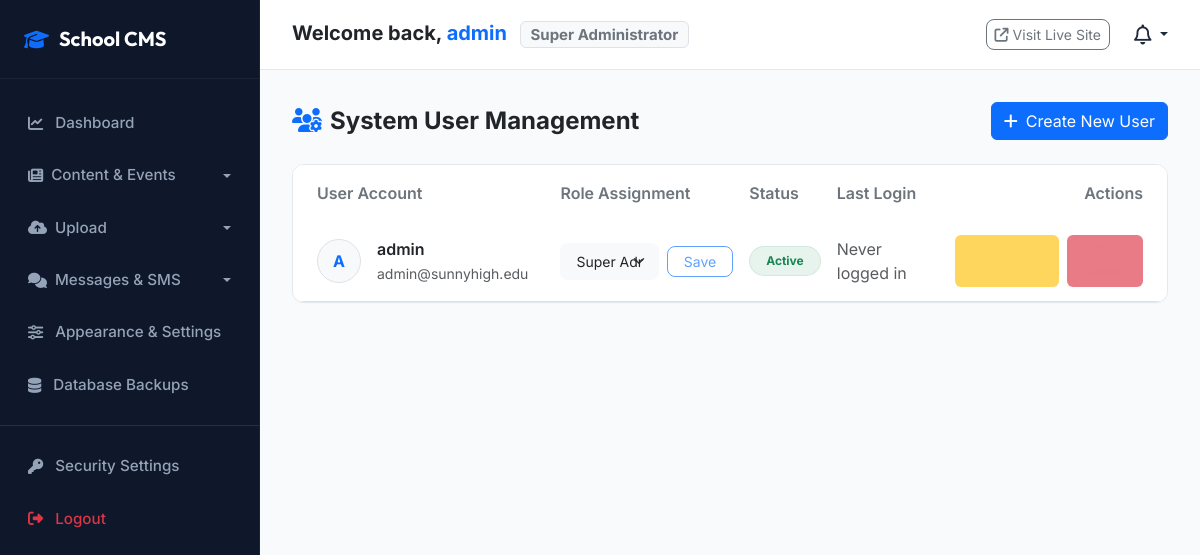
The app's page /admin/users (signed in) with its own data.
### app/models/user.py (models this page shows, shortened)
class User(UserMixin, db.Model):
    id = db.Column(db.Integer, primary_key=True)
    username = db.Column(db.String(64), unique=True, nullable=False, index=True)
    email = db.Column(db.String(120), unique=True, nullable=False, index=True)
    password_hash = db.Column(db.String(256), nullable=False)
    is_admin = db.Column(db.Boolean, default=False)
    is_active = db.Column(db.Boolean, default=True)
    school_id = db.Column(db.Integer, db.ForeignKey('school.id'), nullable=True)
    last_login = db.Column(db.DateTime, nullable=True)
    created_at = db.Column(db.DateTime, default=datetime.utcnow)
    updated_at = db.Column(db.DateTime, default=datetime.utcnow, onupdate=datetime.utcnow)
    @property
    def is_super_administrator(self):
        return self.is_admin
    def can(self, perm):
        return self.is_admin
    @property
    def role(self):
        class RoleObj:
            id = 1 if self.is_admin else 2
            name = "Super Administrator" if self.is_admin else "Staff Member"
        return RoleObj()
    @property
    def role_id(self):
        return 1 if self.is_admin else 2

### app/admin/routes.py (the view)
@admin.route('/users')
@login_required
@admin_required
def list_users():
    users = User.query.order_by(User.created_at.desc()).all()
    return render_template('admin/users_list.html', users=users, roles=ROLES)

### app/admin/routes.py (called while the page is built)
def admin_required(f):
    from functools import wraps
    @wraps(f)
    def decorated_function(*args, **kwargs):
        if not current_user.is_authenticated or not current_user.is_admin:
            flash('You do not have permission to access this page.', 'danger')
            return redirect(url_for('main.index'))
        return f(*args, **kwargs)
    return decorated_function

### app/extensions.py (called while the page is built)
@login_manager.user_loader
def load_user(user_id):
    from app.models.user import User
    return User.query.get(int(user_id))

### app/templates/admin/users_list.html (shortened to what this page needs)
{% extends "admin/base.html" %}
{% block admin_content %}
<div class="d-flex justify-content-between align-items-center mb-4">
    <h4 class="fw-bold m-0 text-dark"><i class="fa-solid fa-users-gear me-2 text-primary"></i>System User Management</h4>
    <button type="button" class="btn btn-primary" data-bs-toggle="modal" data-bs-target="#createUserModal">
        <i class="fa-solid fa-plus me-2"></i>Create New User
    </button>
</div>
<div class="table-card">
    <div class="table-responsive">
        <table class="table table-hover align-middle mb-0">
            <thead class="bg-light">
                <tr>
                    <th scope="col" class="py-3 px-4 border-0 text-secondary fw-semibold">User Account</th>
                    <th scope="col" class="py-3 border-0 text-secondary fw-semibold">Role Assignment</th>
                    <th scope="col" class="py-3 border-0 text-secondary fw-semibold">Status</th>
                    <th scope="col" class="py-3 border-0 text-secondary fw-semibold">Last Login</th>
                    <th scope="col" class="py-3 border-0 text-secondary fw-semibold text-end px-4">Actions</th>
                </tr>
            </thead>
            <tbody>
                {% for user in users %}
                    <tr>
                        <td class="py-3 px-4">
                            <div class="d-flex align-items-center gap-3">
                                <div class="bg-light border rounded-circle d-flex align-items-center justify-content-center fw-bold text-primary" style="width: 44px; height: 44px; min-width: 44px;">
                                    {{ user.username[0] | upper }}
                                </div>
                                <div>
                                    <span class="d-block fw-semibold text-dark">{{ user.username }}</span>
                                    <small class="text-muted text-xs">{{ user.email }}</small>
                                </div>
                            </div>
                        </td>
                        <td>
                            <form action="{{ url_for('admin.update_user_role', id=user.id) }}" method="POST" class="d-flex gap-2 align-items-center">
                                <select name="role_id" class="form-select form-select-sm border-0 bg-light rounded-3 py-2 px-3" style="max-width: 200px;">
                                    {% for role in roles %}
                                        <option value="{{ role.id }}" {% if user.role_id == role.id %}selected{% endif %}>{{ role.name }}</option>
                                    {% endfor %}
                                </select>
                                <button type="submit" class="btn btn-sm btn-outline-primary rounded-3 px-3" {% if user.id == current_user.id %}disabled title="Cannot change your own role"{% endif %}>
                                    Save
                                </button>
                            </form>
                        </td>
                        <td>
                            {% if user.is_active %}
                                <span class="badge bg-success bg-opacity-10 text-success border border-success border-opacity-10 px-3 py-2 rounded-pill">Active</span>
                            {% else %}
                                <span class="badge bg-danger bg-opacity-10 text-danger border border-danger border-opacity-10 px-3 py-2 rounded-pill">Deactivated</span>
                            {% endif %}
                        </td>
                        <td>
                            <span class="text-muted text-sm">
                                {% if user.last_login %}
                                    {{ user.last_login.strftime('%Y-%m-%d %H:%M') }}
                                {% else %}
                                    Never logged in
                                {% endif %}
                            </span>
                        </td>
                        <td class="text-end px-4">
                            <div class="d-flex justify-content-end gap-2">
                                <form action="{{ url_for('admin.toggle_user_status', id=user.id) }}" method="POST">
                                    <button type="submit" class="btn btn-action {% if user.is_active %}btn-warning bg-opacity-10 text-warning{% else %}btn-success bg-opacity-10 text-success{% endif %} border-0"
                                        {% if user.id == current_user.id %}disabled title="Cannot deactivate your own account"{% endif %}>
                                        {% if user.is_active %}
                                            <i class="fa-solid fa-user-slash me-1"></i> Deactivate
                                        {% else %}
                                            <i class="fa-solid fa-user-check me-1"></i> Re-activate
                                        {% endif %}
                                    </button>
                                </form>
                                <form action="{{ url_for('admin.delete_user', id=user.id) }}" method="POST" onsubmit="return confirm('Delete user {{ user.username }}? This cannot be undone.');">
                                    <button type="submit" class="btn btn-action btn-danger bg-opacity-10 text-danger border-0"
                                        {% if user.id == current_user.id %}disabled title="Cannot delete your own account"{% elif current_user.role.name != 'Super Administrator' and user.role.name == 'Super Administrator' %}disabled title="Cannot delete a Super Administrator"{% endif %}>
                                        <i class="fa-solid fa-trash-can me-1"></i> Delete
                                    </button>
                                </form>
                            </div>
                        </td>
                    </tr>
                {% else %}
                    <tr>
                        <td colspan="5" class="text-center py-5 text-muted">No system users found.</td>
                    </tr>
                {% endfor %}
            </tbody>
        </table>
    </div>
</div>
{% endblock %}

### app/templates/admin/base.html (shortened to what this page needs)
<!DOCTYPE html>
<html lang="en">
<head>
    <link href="https://cdn.jsdelivr.net/npm/bootstrap@5.3.2/dist/css/bootstrap.min.css" rel="stylesheet">
    <link href="https://cdnjs.cloudflare.com/ajax/libs/font-awesome/6.4.2/css/all.min.css" rel="stylesheet">
    <link rel="stylesheet" href="{{ url_for('static', filename='css/admin.css') }}">
</head>
<body class="admin-body">
    <aside class="sidebar">
        <div class="sidebar-header">
            <i class="fa-solid fa-graduation-cap text-primary fa-lg"></i>
            <span class="brand-text">School CMS</span>
        </div>
        <ul class="nav-menu">
            <li class="nav-menu-item {% if request.path == '/admin/dashboard' or request.path == '/admin/' %}active{% endif %}">
                <a href="{{ url_for('admin.dashboard') }}" class="nav-menu-link">
                    <i class="fa-solid fa-chart-line"></i>
                    <span>Dashboard</span>
                </a>
            </li>
            {% if current_user.can('manage_pages') or current_user.can('manage_news') or current_user.can('manage_events') %}
                <li class="nav-menu-item dropdown {% if '/admin/pages' in request.path or '/admin/posts' in request.path or '/admin/categories' in request.path or '/admin/events' in request.path %}active{% endif %}">
                    <a class="nav-menu-link dropdown-toggle d-flex align-items-center justify-content-between" href="#" role="button" data-bs-toggle="dropdown" aria-expanded="false">
                        <div class="d-flex align-items-center gap-2">
                            <i class="fa-solid fa-newspaper"></i>
                            <span>Content &amp; Events</span>
                        </div>
                    </a>
                </li>
            {% endif %}
            {% if current_user.can('manage_downloads') or current_user.can('manage_settings') %}
                <li class="nav-menu-item dropdown {% if '/admin/downloads' in request.path or '/admin/media' in request.path or '/admin/upload' in request.path %}active{% endif %}">
                    <a class="nav-menu-link dropdown-toggle d-flex align-items-center justify-content-between" href="#" role="button" data-bs-toggle="dropdown" aria-expanded="false">
                        <div class="d-flex align-items-center gap-2">
                            <i class="fa-solid fa-cloud-arrow-up"></i>
                            <span>Upload</span>
                        </div>
                    </a>
                </li>
            {% endif %}
            {% if current_user.can('manage_messages') %}
                <li class="nav-menu-item dropdown {% if '/admin/inbox' in request.path or '/admin/sms' in request.path %}active{% endif %}">
                    <a class="nav-menu-link dropdown-toggle d-flex align-items-center justify-content-between" href="#" role="button" data-bs-toggle="dropdown" aria-expanded="false">
                        <div class="d-flex align-items-center gap-2">
                            <i class="fa-solid fa-comments"></i>
                            <span>Messages &amp; SMS</span>
                        </div>
                    </a>
                </li>
            {% endif %}
            {% if current_user.can('manage_settings') %}
                <li class="nav-menu-item {% if '/admin/appearance' in request.path or '/admin/settings' in request.path %}active{% endif %}">
                    <a href="{{ url_for('admin.settings') }}" class="nav-menu-link">
                        <i class="fa-solid fa-sliders"></i>
                        <span>Appearance &amp; Settings</span>
                    </a>
                </li>
            {% endif %}
            {% if current_user.is_super_administrator %}
                <li class="nav-menu-item {% if '/admin/backups' in request.path %}active{% endif %}">
                    <a href="{{ url_for('admin.backups') }}" class="nav-menu-link">
                        <i class="fa-solid fa-database"></i>
                        <span>Database Backups</span>
                    </a>
                </li>
            {% endif %}
            <li class="border-top border-secondary my-3 opacity-25"></li>
            <li class="nav-menu-item">
                <a href="{{ url_for('auth.change_password') }}" class="nav-menu-link">
                    <i class="fa-solid fa-key"></i>
                    <span>Security Settings</span>
                </a>
            </li>
            <li class="nav-menu-item">
                <a href="{{ url_for('auth.logout') }}" class="nav-menu-link text-danger">
                    <i class="fa-solid fa-right-from-bracket"></i>
                    <span>Logout</span>
                </a>
            </li>
        </ul>
    </aside>
    <div class="main-wrapper">
        <header class="admin-header">
            <h5 class="fw-bold m-0 text-dark">
                Welcome back, <span class="text-primary">{{ current_user.username }}</span>
                <span class="badge bg-light text-secondary border ms-2 text-xs">{{ current_user.role.name }}</span>
            </h5>
            <div class="d-flex align-items-center gap-4">
                <a href="{{ url_for('main.index') }}" class="btn btn-sm btn-outline-secondary rounded-3" target="_blank">
                    <i class="fa-solid fa-arrow-up-right-from-square me-1"></i>Visit Live Site
                </a>
                <div class="dropdown notification-bell" id="notifBell">
                    <div class="dropdown-toggle" data-bs-toggle="dropdown" aria-expanded="false">
                        <i class="fa-regular fa-bell fa-lg"></i>
                    </div>
                </div>
            </div>
        </header>
        <main class="admin-content">
            {% block admin_content %}{% endblock %}
        </main>
    </div>
</body>
</html>

### app/static/css/admin.css (style rules this page uses)
:root { --sidebar-width: 260px; --sidebar-bg: #0f172a; --sidebar-color: #94a3b8; --sidebar-hover-bg: #1e293b; --sidebar-active-bg: #2563eb; --admin-bg: #f8fafc; --card-bg: #ffffff; --border-color: #e2e8f0; --primary-color: #2563eb; --text-main: #1e293b; --text-muted: #64748b; --transition-fast: all 0.2s ease; --transition-smooth: all 0.35s cubic-bezier(0.4, 0, 0.2, 1); --font-outfit: 'Outfit', sans-serif; --font-inter: 'Inter', sans-serif; }
body.admin-body { background-color: var(--admin-bg); font-family: var(--font-inter); color: var(--text-main); overflow-x: hidden; }
a, button, input, select, textarea { transition: var(--transition-fast); }
.sidebar { position: fixed; top: 0; bottom: 0; left: 0; width: var(--sidebar-width); background-color: var(--sidebar-bg); color: #ffffff; z-index: 100; transition: all 0.3s ease; overflow-y: auto; border-right: 1px solid rgba(255, 255, 255, 0.05); }
.sidebar-header { padding: 1.5rem; border-bottom: 1px solid rgba(255, 255, 255, 0.05); display: flex; align-items: center; gap: 10px; }
.sidebar-header .brand-text { font-family: var(--font-outfit); font-weight: 700; font-size: 1.25rem; color: #ffffff; }
.nav-menu { list-style: none; padding: 1rem 0; margin: 0; }
.nav-menu-item { margin: 4px 12px; }
.nav-menu-link { display: flex; align-items: center; gap: 12px; padding: 0.8rem 1rem; color: var(--sidebar-color); text-decoration: none; border-radius: 8px; font-weight: 500; font-size: 0.95rem; transition: var(--transition-fast); }
.main-wrapper { margin-left: var(--sidebar-width); min-height: 100vh; display: flex; flex-direction: column; }
.admin-header { background-color: #ffffff; height: 70px; border-bottom: 1px solid var(--border-color); display: flex; align-items: center; justify-content: space-between; padding: 0 2rem; position: sticky; top: 0; z-index: 90; }
.admin-content { flex: 1; padding: 2rem; }
.table-card { background-color: #ffffff; border: 1px solid var(--border-color); border-radius: 12px; box-shadow: 0 1px 3px rgba(0, 0, 0, 0.02); overflow: hidden; transition: var(--transition-smooth); }
.btn-action { padding: 0.35rem 0.75rem; font-size: 0.85rem; border-radius: 6px; transition: var(--transition-fast); }
.notification-bell { position: relative; cursor: pointer; }

### records on screen
User: username "admin", role.name "Super Administrator", username "A", email "admin@sunnyhigh.edu", role_id "Super Administrator", is_active "Active", shows "Never logged in"
